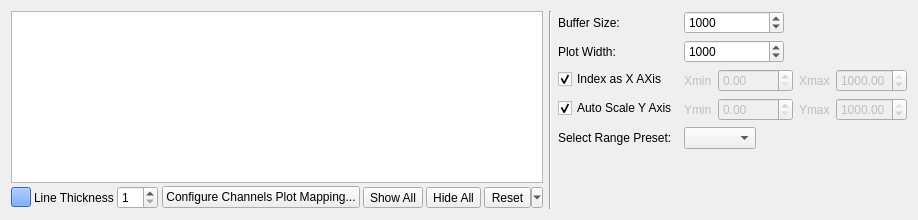
<?xml version="1.0" encoding="UTF-8"?>
<ui version="4.0">
 <class>PlotControlPanel</class>
 <widget class="QWidget" name="PlotControlPanel">
  <property name="geometry">
   <rect>
    <x>0</x>
    <y>0</y>
    <width>865</width>
    <height>220</height>
   </rect>
  </property>
  <property name="windowTitle">
   <string>Form</string>
  </property>
  <layout class="QHBoxLayout" name="horizontalLayout">
   <item>
    <widget class="QWidget" name="widget" native="true">
     <property name="sizePolicy">
      <sizepolicy hsizetype="MinimumExpanding" vsizetype="Preferred">
       <horstretch>0</horstretch>
       <verstretch>0</verstretch>
      </sizepolicy>
     </property>
     <layout class="QVBoxLayout" name="verticalLayout_2">
      <property name="spacing">
       <number>3</number>
      </property>
      <property name="leftMargin">
       <number>0</number>
      </property>
      <property name="topMargin">
       <number>0</number>
      </property>
      <property name="rightMargin">
       <number>0</number>
      </property>
      <property name="bottomMargin">
       <number>0</number>
      </property>
      <item>
       <widget class="QTableView" name="tvChannelInfo">
        <property name="sizePolicy">
         <sizepolicy hsizetype="MinimumExpanding" vsizetype="Expanding">
          <horstretch>0</horstretch>
          <verstretch>1</verstretch>
         </sizepolicy>
        </property>
        <property name="minimumSize">
         <size>
          <width>0</width>
          <height>100</height>
         </size>
        </property>
        <property name="maximumSize">
         <size>
          <width>30000</width>
          <height>16777215</height>
         </size>
        </property>
        <property name="selectionMode">
         <enum>QAbstractItemView::SingleSelection</enum>
        </property>
        <property name="selectionBehavior">
         <enum>QAbstractItemView::SelectRows</enum>
        </property>
       </widget>
      </item>
      <item>
       <layout class="QHBoxLayout" name="horizontalLayout_2">
        <property name="spacing">
         <number>3</number>
        </property>
        <property name="sizeConstraint">
         <enum>QLayout::SetMaximumSize</enum>
        </property>
        <item>
         <widget class="QPushButton" name="pbColorSel">
          <property name="sizePolicy">
           <sizepolicy hsizetype="Fixed" vsizetype="Fixed">
            <horstretch>0</horstretch>
            <verstretch>0</verstretch>
           </sizepolicy>
          </property>
          <property name="minimumSize">
           <size>
            <width>20</width>
            <height>20</height>
           </size>
          </property>
          <property name="maximumSize">
           <size>
            <width>20</width>
            <height>20</height>
           </size>
          </property>
          <property name="styleSheet">
           <string notr="true">background-color: rgb(70, 141, 255);</string>
          </property>
          <property name="text">
           <string/>
          </property>
          <property name="flat">
           <bool>false</bool>
          </property>
         </widget>
        </item>
        <item>
         <widget class="QLabel" name="label_2">
          <property name="text">
           <string>Line Thickness</string>
          </property>
         </widget>
        </item>
        <item>
         <widget class="QSpinBox" name="spLineThickness">
          <property name="minimum">
           <number>1</number>
          </property>
         </widget>
        </item>
        <item>
         <spacer name="horizontalSpacer">
          <property name="orientation">
           <enum>Qt::Horizontal</enum>
          </property>
          <property name="sizeHint" stdset="0">
           <size>
            <width>1</width>
            <height>1</height>
           </size>
          </property>
         </spacer>
        </item>
        <item>
         <widget class="QPushButton" name="pbConfigureMapping">
          <property name="sizePolicy">
           <sizepolicy hsizetype="Preferred" vsizetype="Fixed">
            <horstretch>0</horstretch>
            <verstretch>0</verstretch>
           </sizepolicy>
          </property>
          <property name="toolTip">
           <string>Configure how channels are assigned to different plots</string>
          </property>
          <property name="text">
           <string>Configure Channels Plot Mapping...</string>
          </property>
         </widget>
        </item>
        <item>
         <widget class="QToolButton" name="tbShowAll">
          <property name="toolTip">
           <string>Show all channels</string>
          </property>
          <property name="text">
           <string>Show All</string>
          </property>
         </widget>
        </item>
        <item>
         <widget class="QToolButton" name="tbHideAll">
          <property name="toolTip">
           <string>Hide all channels</string>
          </property>
          <property name="text">
           <string>Hide All</string>
          </property>
         </widget>
        </item>
        <item>
         <widget class="QToolButton" name="tbReset">
          <property name="text">
           <string>Reset</string>
          </property>
          <property name="popupMode">
           <enum>QToolButton::MenuButtonPopup</enum>
          </property>
          <property name="arrowType">
           <enum>Qt::NoArrow</enum>
          </property>
         </widget>
        </item>
       </layout>
      </item>
      <item>
       <spacer name="verticalSpacer">
        <property name="orientation">
         <enum>Qt::Vertical</enum>
        </property>
        <property name="sizeHint" stdset="0">
         <size>
          <width>20</width>
          <height>0</height>
         </size>
        </property>
       </spacer>
      </item>
     </layout>
    </widget>
   </item>
   <item>
    <widget class="Line" name="line">
     <property name="orientation">
      <enum>Qt::Vertical</enum>
     </property>
    </widget>
   </item>
   <item>
    <layout class="QFormLayout" name="formLayout_2">
     <property name="fieldGrowthPolicy">
      <enum>QFormLayout::FieldsStayAtSizeHint</enum>
     </property>
     <item row="1" column="0">
      <widget class="QLabel" name="label_3">
       <property name="toolTip">
        <string/>
       </property>
       <property name="text">
        <string>Buffer Size:</string>
       </property>
      </widget>
     </item>
     <item row="1" column="1">
      <widget class="QSpinBox" name="spNumOfSamples">
       <property name="minimumSize">
        <size>
         <width>100</width>
         <height>0</height>
        </size>
       </property>
       <property name="maximumSize">
        <size>
         <width>100</width>
         <height>16777215</height>
        </size>
       </property>
       <property name="toolTip">
        <string>Length of acquisition as number of samples</string>
       </property>
       <property name="keyboardTracking">
        <bool>false</bool>
       </property>
       <property name="minimum">
        <number>2</number>
       </property>
       <property name="maximum">
        <number>10000000</number>
       </property>
       <property name="value">
        <number>1000</number>
       </property>
      </widget>
     </item>
     <item row="3" column="0">
      <widget class="QCheckBox" name="cbIndex">
       <property name="text">
        <string>Index as X AXis</string>
       </property>
       <property name="checked">
        <bool>true</bool>
       </property>
      </widget>
     </item>
     <item row="3" column="1">
      <layout class="QHBoxLayout" name="horizontalLayout_4">
       <item>
        <widget class="QLabel" name="lXmin">
         <property name="enabled">
          <bool>false</bool>
         </property>
         <property name="text">
          <string>Xmin</string>
         </property>
        </widget>
       </item>
       <item>
        <widget class="QDoubleSpinBox" name="spXmin">
         <property name="enabled">
          <bool>false</bool>
         </property>
         <property name="minimumSize">
          <size>
           <width>75</width>
           <height>0</height>
          </size>
         </property>
         <property name="maximumSize">
          <size>
           <width>75</width>
           <height>16777215</height>
          </size>
         </property>
         <property name="toolTip">
          <string>lower limit of Y axis</string>
         </property>
         <property name="value">
          <double>0.000000000000000</double>
         </property>
        </widget>
       </item>
       <item>
        <widget class="QLabel" name="lXmax">
         <property name="enabled">
          <bool>false</bool>
         </property>
         <property name="text">
          <string>Xmax</string>
         </property>
        </widget>
       </item>
       <item>
        <widget class="QDoubleSpinBox" name="spXmax">
         <property name="enabled">
          <bool>false</bool>
         </property>
         <property name="maximumSize">
          <size>
           <width>75</width>
           <height>16777215</height>
          </size>
         </property>
         <property name="toolTip">
          <string>upper limit of Y axis</string>
         </property>
         <property name="maximum">
          <double>1000.000000000000000</double>
         </property>
         <property name="value">
          <double>1000.000000000000000</double>
         </property>
        </widget>
       </item>
      </layout>
     </item>
     <item row="4" column="0">
      <widget class="QCheckBox" name="cbAutoScale">
       <property name="text">
        <string>Auto Scale Y Axis</string>
       </property>
       <property name="checked">
        <bool>true</bool>
       </property>
      </widget>
     </item>
     <item row="4" column="1">
      <layout class="QHBoxLayout" name="horizontalLayout_3">
       <item>
        <widget class="QLabel" name="lYmin">
         <property name="enabled">
          <bool>false</bool>
         </property>
         <property name="text">
          <string>Ymin</string>
         </property>
        </widget>
       </item>
       <item>
        <widget class="QDoubleSpinBox" name="spYmin">
         <property name="enabled">
          <bool>false</bool>
         </property>
         <property name="minimumSize">
          <size>
           <width>75</width>
           <height>0</height>
          </size>
         </property>
         <property name="maximumSize">
          <size>
           <width>75</width>
           <height>16777215</height>
          </size>
         </property>
         <property name="toolTip">
          <string>lower limit of Y axis</string>
         </property>
         <property name="value">
          <double>0.000000000000000</double>
         </property>
        </widget>
       </item>
       <item>
        <widget class="QLabel" name="lYmax">
         <property name="enabled">
          <bool>false</bool>
         </property>
         <property name="text">
          <string>Ymax</string>
         </property>
        </widget>
       </item>
       <item>
        <widget class="QDoubleSpinBox" name="spYmax">
         <property name="enabled">
          <bool>false</bool>
         </property>
         <property name="maximumSize">
          <size>
           <width>75</width>
           <height>16777215</height>
          </size>
         </property>
         <property name="toolTip">
          <string>upper limit of Y axis</string>
         </property>
         <property name="maximum">
          <double>1000.000000000000000</double>
         </property>
         <property name="value">
          <double>1000.000000000000000</double>
         </property>
        </widget>
       </item>
      </layout>
     </item>
     <item row="5" column="0">
      <widget class="QLabel" name="label">
       <property name="text">
        <string>Select Range Preset:</string>
       </property>
      </widget>
     </item>
     <item row="5" column="1">
      <widget class="QComboBox" name="cbRangePresets"/>
     </item>
     <item row="2" column="0">
      <widget class="QLabel" name="label_4">
       <property name="toolTip">
        <string/>
       </property>
       <property name="text">
        <string>Plot Width:</string>
       </property>
      </widget>
     </item>
     <item row="2" column="1">
      <widget class="QSpinBox" name="spPlotWidth">
       <property name="minimumSize">
        <size>
         <width>100</width>
         <height>0</height>
        </size>
       </property>
       <property name="maximumSize">
        <size>
         <width>100</width>
         <height>16777215</height>
        </size>
       </property>
       <property name="toolTip">
        <string>Width of X axis as maximum number of samples that are shown in plot</string>
       </property>
       <property name="keyboardTracking">
        <bool>false</bool>
       </property>
       <property name="minimum">
        <number>2</number>
       </property>
       <property name="maximum">
        <number>100000</number>
       </property>
       <property name="value">
        <number>1000</number>
       </property>
      </widget>
     </item>
    </layout>
   </item>
  </layout>
 </widget>
 <resources/>
 <connections/>
</ui>
